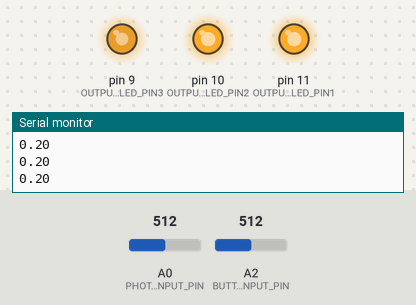
This sketch was run on a simulated Arduino Uno, built with avr-gcc and run on an emulated ATmega328P. Shown: output pins drawn as LEDs (lit = HIGH), the last lines printed to the serial monitor. The inputs (shaded band) are chosen by the test bench; at power-on: A0 (PHOTON_INPUT_PIN) = 512, A2 (BUTTON_INPUT_PIN) = 512.

Above: at 1.2 s.
1.3 s: A0 (PHOTON_INPUT_PIN) set to 716
At 2.0 s:
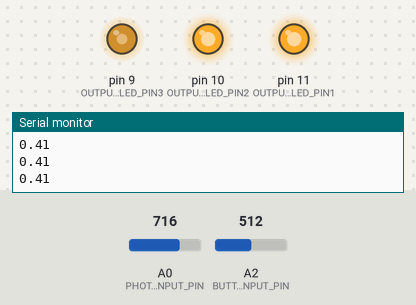
2.8 s: A0 (PHOTON_INPUT_PIN) set to 900
At 3.6 s:
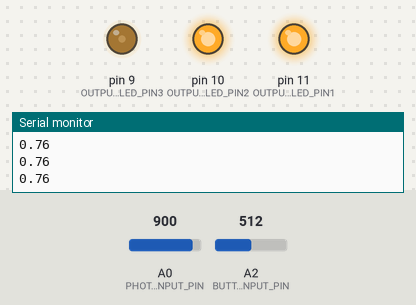
4.3 s: A0 (PHOTON_INPUT_PIN) set to 1023
At 5.1 s:
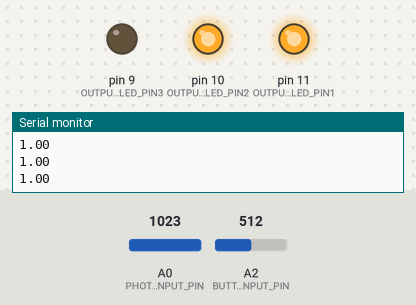
7.3 s: A0 (PHOTON_INPUT_PIN) set to 511
10.3 s: A2 (BUTTON_INPUT_PIN) set to 530
At 18.6 s:
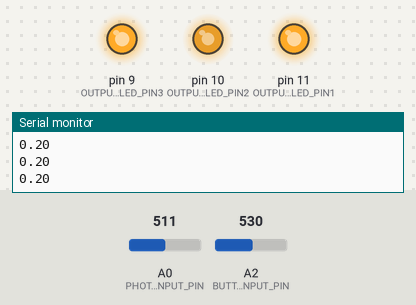
Timing chart, 0 to 24.9 s (numbered marks = the images above; inputs shaded):
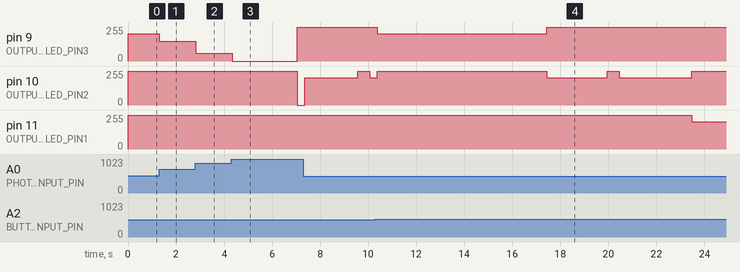

Measured:
- the behaviour switches between 518 and 519 on A2 (BUTTON_INPUT_PIN) (found by bisection; images 3 and 4)
- after the input at 1.3 s, pin 9 (OUTPUT_LED_PIN3): 204/255 → 149/255 at once
- after the input at 2.8 s, pin 9 (OUTPUT_LED_PIN3): 149/255 → 60/255 at once
- after the input at 4.3 s, pin 9 (OUTPUT_LED_PIN3): 60/255 → 0/255 at once, → 255/255 2.7 s later; pin 10 (OUTPUT_LED_PIN2): 255/255 → 0/255 after 2.8 s
- after the input at 10.3 s, pin 9 (OUTPUT_LED_PIN3): 255/255 → 204/255 after 0.08 s, → 255/255 7.1 s later; pin 11 (OUTPUT_LED_PIN1): 255/255 → 204/255 after 13.2 s instead of 2.8 s

The sketch:

hw1.ino
```cpp
const int OUTPUT_LED_PIN1 = 11;
const int OUTPUT_LED_PIN2 = 10;
const int OUTPUT_LED_PIN3 = 9;

const int BUTTON_INPUT_PIN = A2;
const int PHOTON_INPUT_PIN = A0;


long timer = 0;

// For the demo
const int TARGET = 10000;
const int AFTER_TIME = 13000;
const int BEFORE_TIME = 7000;

//// For the Younghoon's sleep time
//const long TARGET = 8 * 3600 * 1000;
//const long AFTER_TIME = 7.75 * 3600 * 1000;
//const long BEFORE_TIME = 8.25 * 3600 * 1000;

boolean isStable= true;
int lastButtonVal = -1;

void setup() {
  pinMode(OUTPUT_LED_PIN1, OUTPUT);
  pinMode(OUTPUT_LED_PIN2, OUTPUT);
  pinMode(OUTPUT_LED_PIN3, OUTPUT);
  pinMode(PHOTON_INPUT_PIN , INPUT);
  pinMode(BUTTON_INPUT_PIN , INPUT);


  Serial.begin(9600);
}

void loop() {
  int photon = analogRead(PHOTON_INPUT_PIN);
  int currButtonVal = analogRead(BUTTON_INPUT_PIN);
  float leadVal = min(max((photon - 500.0)*1.0/(1024-500), 0.2), 1);

//  Serial.print(currButtonVal);
//  Serial.print(",");
  Serial.println(leadVal);


  if (lastButtonVal < 0){
    lastButtonVal = currButtonVal;
  }


  if (isStable) {
    // Check if it's unstable now
    if (abs(currButtonVal - lastButtonVal) > 6) {
      isStable = false;
      // Reset the timer
      timer = 0;
    }

  } else {
    if (abs(currButtonVal - lastButtonVal) <= 6) {
      isStable = true;

    }
  }
  // De-noise
  lastButtonVal = (lastButtonVal + currButtonVal) / 2;

  // 0:bright
  analogWrite(OUTPUT_LED_PIN1, 255-(255-red(timer))*leadVal); //red
  analogWrite(OUTPUT_LED_PIN2, 255-(255-green(timer))*leadVal); //green
  analogWrite(OUTPUT_LED_PIN3, 255-(255-blue(timer))*leadVal); //blue
  delay(100);

  // Prevent that the timer overflows;
  if (timer <= AFTER_TIME) {
    timer += 100;
  }

}


// timer : ~ BEFORE_TIME : blue
// timer : TARGET - 500ms ~ TARGET : turn off
// timer : BEFORE_TIME ~ AFTER_TIME : green
// timer : AFTER_TIME ~  : red
int blue(long timer) {
  if (timer < BEFORE_TIME){
    return 0;
  } else if (timer >= TARGET - 500 && timer < TARGET) {
    return 255;
  } else if (timer >= BEFORE_TIME && timer < AFTER_TIME) {
    return 255;
  }  else {
    return 255;
  }
}

int red(long timer) {
  if (timer < BEFORE_TIME){
    return 255;
  } else if (timer >= TARGET - 500 && timer < TARGET) {
    return 255;
  } else if (timer >= BEFORE_TIME && timer < AFTER_TIME) {
    return 255;
  }  else {
    return 0;
  }
}
int green(long timer) {
  if (timer < BEFORE_TIME){
    return 255;
  } else if (timer >= TARGET - 500 && timer < TARGET) {
    return 255;
  } else if (timer >= BEFORE_TIME && timer < AFTER_TIME) {
    return 0;
  }  else {
    return 255;
  }
}
```
